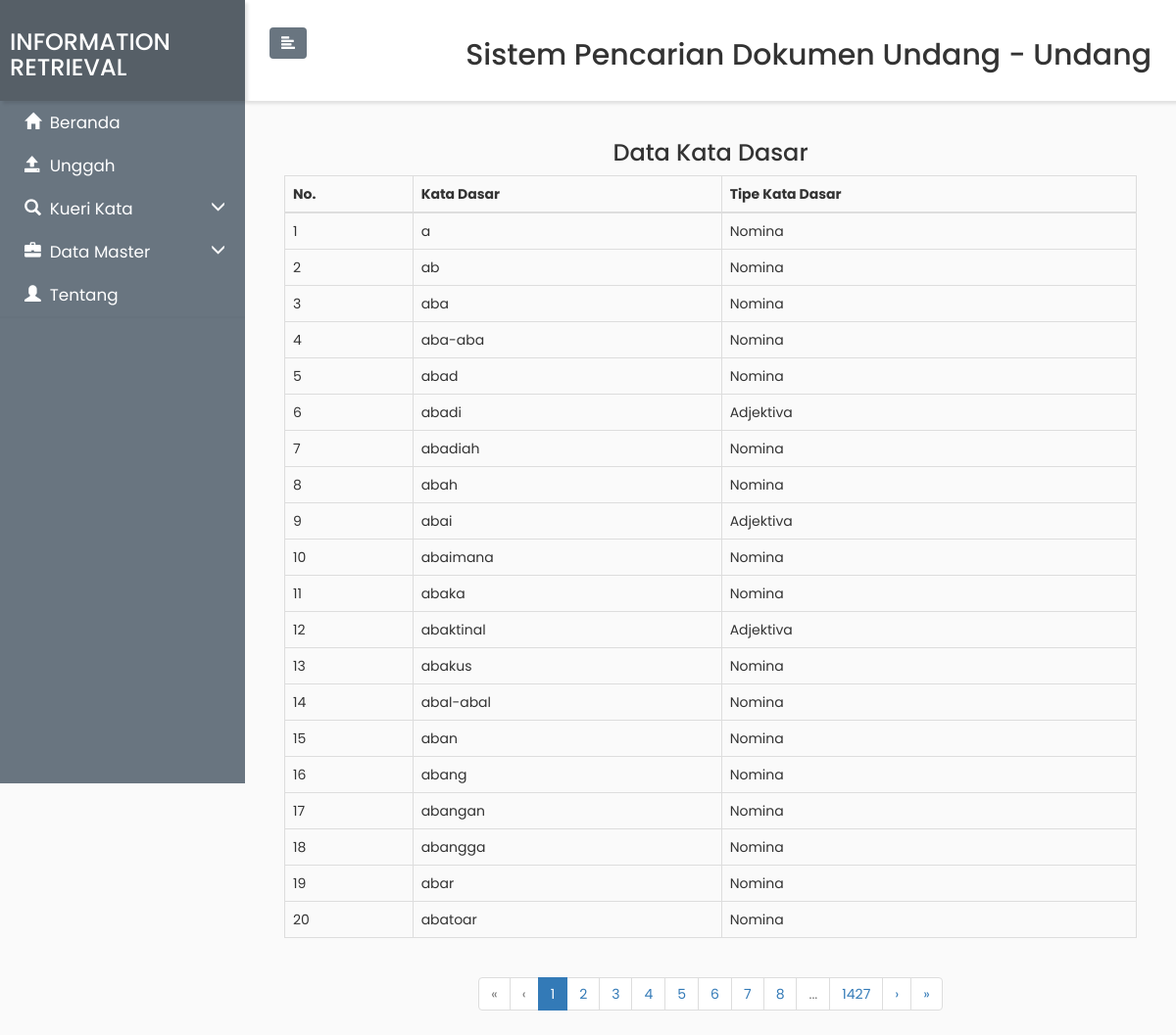
The app's page /function/tabel_up3.php with its own data.
### tables this page shows
CREATE TABLE `tb_katadasar` (
  `id_ktdasar` int(10) NOT NULL AUTO_INCREMENT,
  `katadasar` varchar(20) NOT NULL,
  `tipe_katadasar` varchar(20) NOT NULL,
  PRIMARY KEY (`id_ktdasar`)
);

### function/tabel_up3.php (the view)
<?php
    include 'header.php';
    $user = "root";
    $pass = "";
    try {
        $dbh = new PDO('mysql:host=localhost;dbname=dbstbi', $user, $pass);
    } catch (PDOException $e) {
        print "Error!: " . $e->getMessage() . "<br/>";
        die();
    }
    $limit = ( isset( $_GET['limit'] ) ) ? $_GET['limit'] : 20;
    $page  = ( isset( $_GET['page'] ) ) ? $_GET['page'] : 1;
    $links = ( isset( $_GET['links'] ) ) ? $_GET['links'] : 7;
    $query = "SELECT * FROM tb_katadasar";
    require_once 'paginator.class.php';
    $paginator  = new Paginator($dbh, $query);
    $results    = $paginator->getData($limit, $page);
    $mulai = ($page>1) ? ($page * $limit) - $limit : 0;
    $no =$mulai+1;
?>
        <h3 style="text-align:center">Data Kata Dasar</h3>
        <table class="table table-bordered">
            <thead>
                <tr>
                    <th>No.</th>
                    <th>Kata Dasar</th>
                    <th>Tipe Kata Dasar</th>
                </tr>
            </thead>
            <tbody>
                <?php for( $i = 0; $i < count( $results->data ); $i++ ) : ?>
                        <tr>
                                <td><?php echo $no++; ?></td>
                                <td><?php echo $results->data[$i]['katadasar']; ?></td>
                                <td><?php echo $results->data[$i]['tipe_katadasar']; ?></td>
                        </tr>
                <?php endfor; ?>
            </tbody>
        </table>
        <center>
        <?php echo $paginator->createLinks($links); ?>
        </center>
<?php
    include 'footer.php';
 ?>

### assets/css/style.css (style rules this page uses)
body { font-family: 'Poppins', sans-serif; background: #fafafa; }

### records on screen
tb_katadasar: katadasar "a", tipe_katadasar "Nomina"
tb_katadasar: katadasar "ab", tipe_katadasar "Nomina"
tb_katadasar: katadasar "aba", tipe_katadasar "Nomina"
tb_katadasar: katadasar "aba-aba", tipe_katadasar "Nomina"
tb_katadasar: katadasar "abad", tipe_katadasar "Nomina"
tb_katadasar: katadasar "abadi", tipe_katadasar "Adjektiva"
tb_katadasar: katadasar "abadiah", tipe_katadasar "Nomina"
tb_katadasar: katadasar "abah", tipe_katadasar "Nomina"
tb_katadasar: katadasar "abai", tipe_katadasar "Adjektiva"
tb_katadasar: katadasar "abaimana", tipe_katadasar "Nomina"
tb_katadasar: katadasar "abaka", tipe_katadasar "Nomina"
tb_katadasar: katadasar "abaktinal", tipe_katadasar "Adjektiva"
tb_katadasar: katadasar "abakus", tipe_katadasar "Nomina"
tb_katadasar: katadasar "abal-abal", tipe_katadasar "Nomina"
tb_katadasar: katadasar "aban", tipe_katadasar "Nomina"
tb_katadasar: katadasar "abang", tipe_katadasar "Nomina"
tb_katadasar: katadasar "abangan", tipe_katadasar "Nomina"
tb_katadasar: katadasar "abangga", tipe_katadasar "Nomina"
tb_katadasar: katadasar "abar", tipe_katadasar "Nomina"
tb_katadasar: katadasar "abatoar", tipe_katadasar "Nomina"

### other values on screen
$last "1427"
